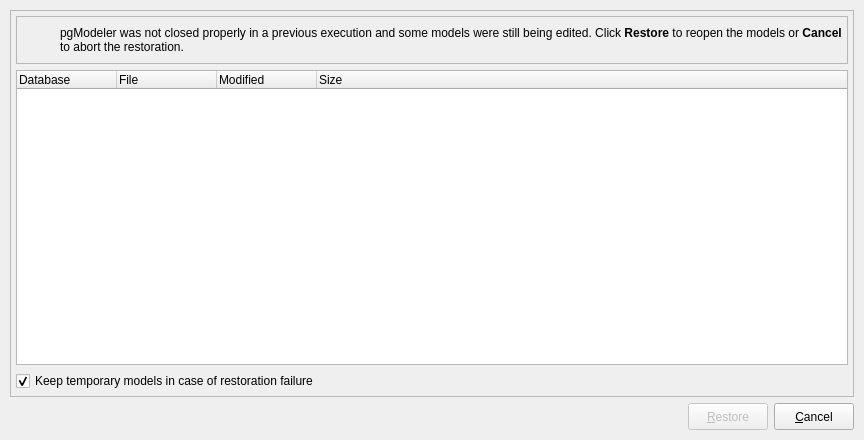
<?xml version="1.0" encoding="UTF-8"?>
<ui version="4.0">
 <class>ModelRestorationForm</class>
 <widget class="QDialog" name="ModelRestorationForm">
  <property name="windowModality">
   <enum>Qt::ApplicationModal</enum>
  </property>
  <property name="geometry">
   <rect>
    <x>0</x>
    <y>0</y>
    <width>864</width>
    <height>440</height>
   </rect>
  </property>
  <property name="sizePolicy">
   <sizepolicy hsizetype="Preferred" vsizetype="Preferred">
    <horstretch>0</horstretch>
    <verstretch>0</verstretch>
   </sizepolicy>
  </property>
  <property name="minimumSize">
   <size>
    <width>500</width>
    <height>300</height>
   </size>
  </property>
  <property name="maximumSize">
   <size>
    <width>16777215</width>
    <height>16777215</height>
   </size>
  </property>
  <property name="windowTitle">
   <string>Model restoration</string>
  </property>
  <property name="windowIcon">
   <iconset resource="../../res/resources.qrc">
    <normaloff>:/icons/icons/pgmodeler_logo.png</normaloff>:/icons/icons/pgmodeler_logo.png</iconset>
  </property>
  <layout class="QGridLayout" name="gridLayout_3">
   <property name="leftMargin">
    <number>10</number>
   </property>
   <property name="topMargin">
    <number>10</number>
   </property>
   <property name="rightMargin">
    <number>10</number>
   </property>
   <property name="bottomMargin">
    <number>10</number>
   </property>
   <item row="1" column="4">
    <widget class="QPushButton" name="restore_btn">
     <property name="enabled">
      <bool>false</bool>
     </property>
     <property name="sizePolicy">
      <sizepolicy hsizetype="Fixed" vsizetype="Preferred">
       <horstretch>0</horstretch>
       <verstretch>0</verstretch>
      </sizepolicy>
     </property>
     <property name="maximumSize">
      <size>
       <width>16777215</width>
       <height>16777215</height>
      </size>
     </property>
     <property name="text">
      <string>&amp;Restore</string>
     </property>
     <property name="icon">
      <iconset resource="../../res/resources.qrc">
       <normaloff>:/icons/icons/restore.png</normaloff>:/icons/icons/restore.png</iconset>
     </property>
     <property name="iconSize">
      <size>
       <width>28</width>
       <height>28</height>
      </size>
     </property>
     <property name="default">
      <bool>true</bool>
     </property>
    </widget>
   </item>
   <item row="1" column="0">
    <widget class="QLabel" name="pgmodeler_name_lbl">
     <property name="sizePolicy">
      <sizepolicy hsizetype="Fixed" vsizetype="Fixed">
       <horstretch>0</horstretch>
       <verstretch>0</verstretch>
      </sizepolicy>
     </property>
     <property name="maximumSize">
      <size>
       <width>169</width>
       <height>35</height>
      </size>
     </property>
     <property name="text">
      <string/>
     </property>
     <property name="pixmap">
      <pixmap resource="../../res/resources.qrc">:/images/images/pgmodeler_name.png</pixmap>
     </property>
     <property name="scaledContents">
      <bool>true</bool>
     </property>
    </widget>
   </item>
   <item row="0" column="0" colspan="6">
    <widget class="QFrame" name="frame">
     <property name="enabled">
      <bool>true</bool>
     </property>
     <property name="sizePolicy">
      <sizepolicy hsizetype="Expanding" vsizetype="Expanding">
       <horstretch>0</horstretch>
       <verstretch>0</verstretch>
      </sizepolicy>
     </property>
     <property name="frameShape">
      <enum>QFrame::StyledPanel</enum>
     </property>
     <property name="frameShadow">
      <enum>QFrame::Raised</enum>
     </property>
     <layout class="QGridLayout" name="gridLayout_4">
      <property name="leftMargin">
       <number>5</number>
      </property>
      <property name="topMargin">
       <number>5</number>
      </property>
      <property name="rightMargin">
       <number>5</number>
      </property>
      <property name="bottomMargin">
       <number>5</number>
      </property>
      <item row="0" column="0">
       <widget class="QFrame" name="alert_frm">
        <property name="sizePolicy">
         <sizepolicy hsizetype="Preferred" vsizetype="Fixed">
          <horstretch>0</horstretch>
          <verstretch>0</verstretch>
         </sizepolicy>
        </property>
        <property name="minimumSize">
         <size>
          <width>0</width>
          <height>48</height>
         </size>
        </property>
        <property name="frameShape">
         <enum>QFrame::StyledPanel</enum>
        </property>
        <property name="frameShadow">
         <enum>QFrame::Raised</enum>
        </property>
        <layout class="QGridLayout" name="gridLayout">
         <property name="leftMargin">
          <number>5</number>
         </property>
         <property name="topMargin">
          <number>5</number>
         </property>
         <property name="rightMargin">
          <number>5</number>
         </property>
         <property name="bottomMargin">
          <number>5</number>
         </property>
         <item row="0" column="0">
          <widget class="QLabel" name="icon_lbl">
           <property name="minimumSize">
            <size>
             <width>32</width>
             <height>32</height>
            </size>
           </property>
           <property name="maximumSize">
            <size>
             <width>32</width>
             <height>32</height>
            </size>
           </property>
           <property name="text">
            <string/>
           </property>
           <property name="textFormat">
            <enum>Qt::AutoText</enum>
           </property>
           <property name="pixmap">
            <pixmap resource="../../res/resources.qrc">:/icons/icons/alert.png</pixmap>
           </property>
           <property name="scaledContents">
            <bool>true</bool>
           </property>
          </widget>
         </item>
         <item row="0" column="1">
          <widget class="QLabel" name="message_lbl">
           <property name="font">
            <font>
             <bold>false</bold>
             <underline>false</underline>
             <strikeout>false</strikeout>
             <kerning>true</kerning>
            </font>
           </property>
           <property name="text">
            <string>pgModeler was not closed properly in a previous execution and some models were still being edited. Click &lt;strong&gt;Restore&lt;/strong&gt; to reopen the models or &lt;strong&gt;Cancel&lt;/strong&gt; to abort the restoration.</string>
           </property>
           <property name="wordWrap">
            <bool>true</bool>
           </property>
          </widget>
         </item>
        </layout>
       </widget>
      </item>
      <item row="2" column="0">
       <layout class="QGridLayout" name="gridLayout_2">
        <property name="spacing">
         <number>2</number>
        </property>
        <item row="0" column="0" colspan="2">
         <widget class="QCheckBox" name="keep_models_chk">
          <property name="sizePolicy">
           <sizepolicy hsizetype="Expanding" vsizetype="Fixed">
            <horstretch>0</horstretch>
            <verstretch>0</verstretch>
           </sizepolicy>
          </property>
          <property name="toolTip">
           <string>&lt;p&gt;pgModeler will try to recover the selected models but will not destroy them in case of loading failure. This option serves as a last resort in order to try to recover the database model. Temporary models will last until the application is closed so the user must try to manually recover the files before exit pgModeler.&lt;/p&gt;</string>
          </property>
          <property name="statusTip">
           <string/>
          </property>
          <property name="text">
           <string>Keep temporary models in case of restoration failure</string>
          </property>
          <property name="iconSize">
           <size>
            <width>28</width>
            <height>28</height>
           </size>
          </property>
          <property name="checked">
           <bool>true</bool>
          </property>
         </widget>
        </item>
       </layout>
      </item>
      <item row="1" column="0">
       <widget class="QTableWidget" name="tmp_files_tbw">
        <property name="editTriggers">
         <set>QAbstractItemView::NoEditTriggers</set>
        </property>
        <property name="alternatingRowColors">
         <bool>true</bool>
        </property>
        <property name="selectionMode">
         <enum>QAbstractItemView::MultiSelection</enum>
        </property>
        <property name="selectionBehavior">
         <enum>QAbstractItemView::SelectRows</enum>
        </property>
        <property name="iconSize">
         <size>
          <width>25</width>
          <height>25</height>
         </size>
        </property>
        <attribute name="horizontalHeaderStretchLastSection">
         <bool>true</bool>
        </attribute>
        <attribute name="verticalHeaderVisible">
         <bool>false</bool>
        </attribute>
        <attribute name="verticalHeaderMinimumSectionSize">
         <number>30</number>
        </attribute>
        <column>
         <property name="text">
          <string>Database</string>
         </property>
         <property name="textAlignment">
          <set>AlignLeading|AlignVCenter</set>
         </property>
         <property name="icon">
          <iconset resource="../../res/resources.qrc">
           <normaloff>:/icons/icons/database.png</normaloff>:/icons/icons/database.png</iconset>
         </property>
        </column>
        <column>
         <property name="text">
          <string>File</string>
         </property>
         <property name="textAlignment">
          <set>AlignLeading|AlignVCenter</set>
         </property>
         <property name="icon">
          <iconset resource="../../res/resources.qrc">
           <normaloff>:/icons/icons/sourcecode.png</normaloff>:/icons/icons/sourcecode.png</iconset>
         </property>
        </column>
        <column>
         <property name="text">
          <string>Modified</string>
         </property>
         <property name="textAlignment">
          <set>AlignLeading|AlignVCenter</set>
         </property>
         <property name="icon">
          <iconset resource="../../res/resources.qrc">
           <normaloff>:/icons/icons/validity.png</normaloff>:/icons/icons/validity.png</iconset>
         </property>
        </column>
        <column>
         <property name="text">
          <string>Size</string>
         </property>
         <property name="textAlignment">
          <set>AlignLeading|AlignVCenter</set>
         </property>
        </column>
       </widget>
      </item>
     </layout>
    </widget>
   </item>
   <item row="1" column="5">
    <widget class="QPushButton" name="cancel_btn">
     <property name="sizePolicy">
      <sizepolicy hsizetype="Fixed" vsizetype="Preferred">
       <horstretch>0</horstretch>
       <verstretch>0</verstretch>
      </sizepolicy>
     </property>
     <property name="maximumSize">
      <size>
       <width>16777215</width>
       <height>16777215</height>
      </size>
     </property>
     <property name="text">
      <string>&amp;Cancel</string>
     </property>
     <property name="icon">
      <iconset resource="../../res/resources.qrc">
       <normaloff>:/icons/icons/cancel.png</normaloff>:/icons/icons/cancel.png</iconset>
     </property>
     <property name="iconSize">
      <size>
       <width>28</width>
       <height>28</height>
      </size>
     </property>
     <property name="flat">
      <bool>false</bool>
     </property>
    </widget>
   </item>
   <item row="1" column="1" colspan="3">
    <spacer name="spacer">
     <property name="orientation">
      <enum>Qt::Horizontal</enum>
     </property>
     <property name="sizeHint" stdset="0">
      <size>
       <width>186</width>
       <height>27</height>
      </size>
     </property>
    </spacer>
   </item>
  </layout>
 </widget>
 <resources>
  <include location="../../res/resources.qrc"/>
  <include location="../../res/resources.qrc"/>
 </resources>
 <connections/>
</ui>
